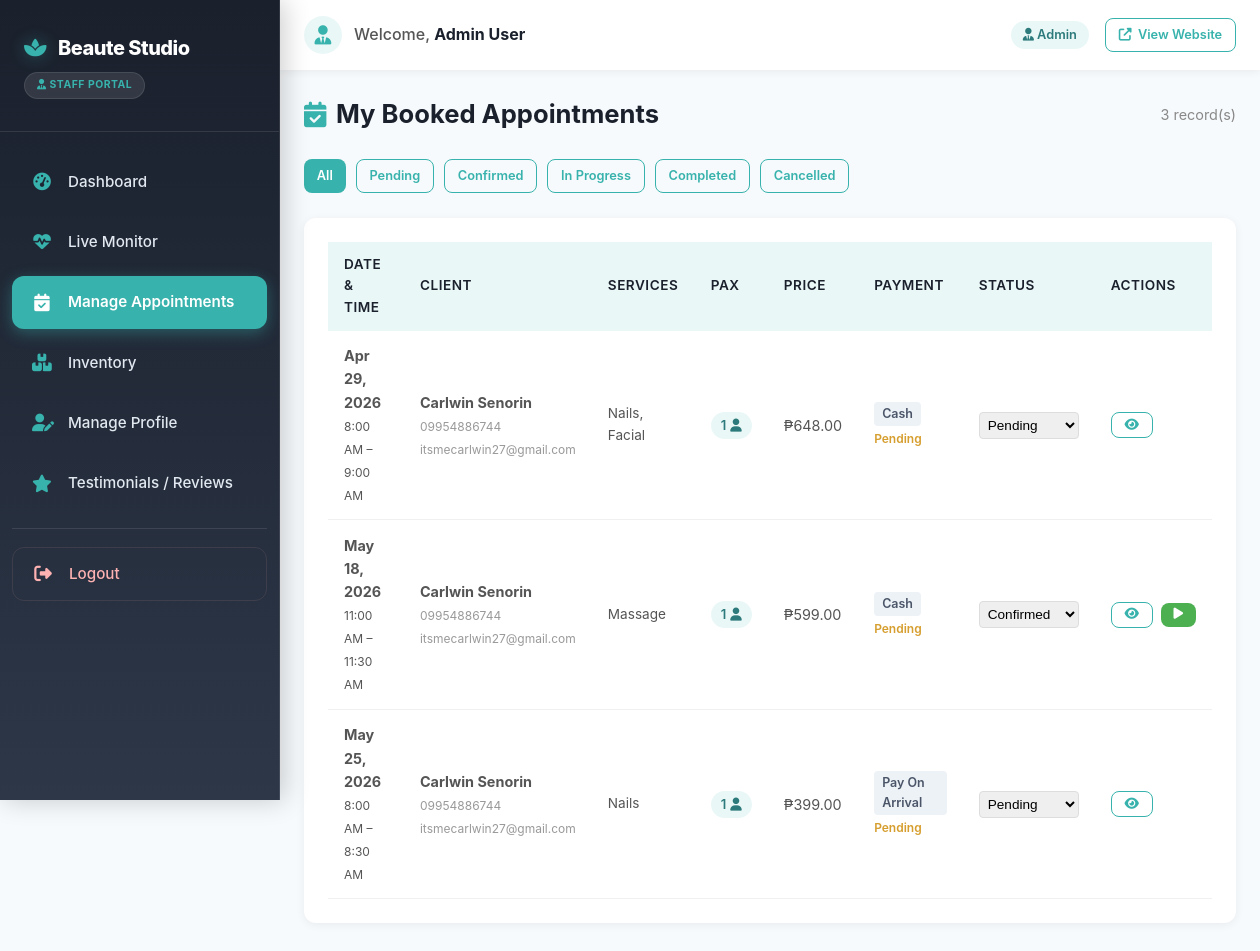
Page /staff/appointments.php (signed in) on the committed database.
### tables this page shows
CREATE TABLE `appointments` (
  `id` int(11) NOT NULL,
  `user_id` int(11) NOT NULL,
  `staff_id` int(11) DEFAULT NULL,
  `appointment_date` date NOT NULL,
  `appointment_time` time NOT NULL,
  `checked_in_at` timestamp NULL DEFAULT NULL,
  `end_time` time NOT NULL,
  `services` longtext NOT NULL COMMENT 'Array of service IDs' CHECK (json_valid(`services`)),
  `pax` int(11) DEFAULT 1,
  `client_details` longtext DEFAULT NULL CHECK (json_valid(`client_details`)),
  `total_price` decimal(10,2) NOT NULL,
  `discount_applied` decimal(10,2) DEFAULT 0.00,
  `final_price` decimal(10,2) NOT NULL,
  `status` enum('pending','reserved','confirmed','completed','cancelled','no_show') DEFAULT 'pending',
  `payment_status` enum('pending','paid','refunded') DEFAULT 'pending',
  `payment_method` varchar(50) DEFAULT 'pay_on_arrival',
  `notes` text DEFAULT NULL,
  `reminder_sent` tinyint(1) DEFAULT 0,
  `created_at` timestamp NOT NULL DEFAULT current_timestamp(),
  `updated_at` timestamp NOT NULL DEFAULT current_timestamp() ON UPDATE current_timestamp(),
  `follow_up_sent` tinyint(1) DEFAULT 0,
  `deleted_at` timestamp NULL DEFAULT NULL,
  `deleted_by` int(11) DEFAULT NULL,
  `deletion_reason` text DEFAULT NULL
);

CREATE TABLE `users` (
  `id` int(11) NOT NULL,
  `first_name` varchar(100) NOT NULL,
  `last_name` varchar(100) NOT NULL,
  `email` varchar(255) NOT NULL,
  `phone` varchar(20) NOT NULL,
  `password` varchar(255) NOT NULL,
  `role` enum('client','admin','staff') DEFAULT 'client',
  `status` enum('active','inactive') DEFAULT 'active',
  `reset_token` varchar(255) DEFAULT NULL,
  `reset_expires` datetime DEFAULT NULL,
  `created_at` timestamp NOT NULL DEFAULT current_timestamp(),
  `updated_at` timestamp NOT NULL DEFAULT current_timestamp() ON UPDATE current_timestamp(),
  `last_login` timestamp NULL DEFAULT NULL,
  `last_ip` varchar(45) DEFAULT NULL,
  `profile_picture` varchar(500) DEFAULT NULL,
  `tier` enum('standard','premium','vip') DEFAULT 'standard'
);

### config/functions.php (called while the page is built, shortened)
<?php
function formatPrice($price) {
    return '₱' . number_format($price, 2);
}
function formatDate($date) {
    return date('M d, Y', strtotime($date));
}
function formatTime($time) {
    return date('g:i A', strtotime($time));
}

### staff/appointments.php (the view, shortened to what this page needs)
<?php
require_once '../config/functions.php';
$conn = getDBConnection();
$filter = $_GET['filter'] ?? 'all';
$sql = "
    SELECT a.*, u.first_name, u.last_name, u.email, u.phone,
           sf.first_name as staff_first, sf.last_name as staff_last
    FROM appointments a
    JOIN users u ON a.user_id = u.id
    LEFT JOIN staff st ON a.staff_id = st.id
    LEFT JOIN users sf ON st.user_id = sf.id
    WHERE 1=1
";
$params = [];
$sql .= " ORDER BY a.appointment_date ASC, a.appointment_time ASC";
$stmt = $conn->prepare($sql);
$stmt->execute($params);
$appointments = $stmt->fetchAll();
?>
<?php include '../includes/staff-header.php'; ?>
<div class="staff-page-header">
    <h1><i class="fas fa-calendar-check"></i> My Booked Appointments</h1>
    <span style="color:#888; font-size:0.9rem;"><?php echo count($appointments); ?> record(s)</span>
</div>
<div class="filter-tabs" style="display:flex; gap:10px; margin-bottom:20px; overflow-x:auto; padding-bottom:5px;">
    <?php
    $tabs = ['all' => 'All', 'pending' => 'Pending', 'confirmed' => 'Confirmed', 'in_progress' => 'In Progress', 'completed' => 'Completed', 'cancelled' => 'Cancelled'];
    foreach ($tabs as $key => $label):
    ?>
        <a href="appointments.php?filter=<?php echo $key; ?>"
           class="btn <?php echo $filter === $key ? 'btn-primary' : 'btn-outline'; ?> btn-sm" style="white-space:nowrap;">
            <?php echo $label; ?>
        </a>
    <?php endforeach; ?>
</div>
<div class="staff-card">
    <?php if (empty($appointments)): ?>
        <div class="empty-state">
            <i class="fas fa-calendar-times"></i>
            No appointments found<?php echo $filter !== 'all' ? " with status <strong>{$filter}</strong>" : ''; ?>.
        </div>
    <?php else: ?>
        <div class="table-responsive">
            <table class="staff-table">
                <thead>
                    <tr>
                        <th>Date & Time</th>
                        <th>Client</th>
                        <th>Services</th>
                        <th>Pax</th>
                        <th>Price</th>
                        <th>Payment</th>
                        <th>Status</th>
                        <th>Actions</th>
                    </tr>
                </thead>
                <tbody>
                    <?php foreach ($appointments as $idx => $apt): ?>
                        <?php
                        $serviceIds = json_decode($apt['services'], true);
                        $serviceNames = 'N/A';
                        if (!empty($serviceIds)) {
                            $ph = implode(',', array_fill(0, count($serviceIds), '?'));
                            $st = $conn->prepare("SELECT name FROM services WHERE id IN ($ph)");
                            $st->execute($serviceIds);
                            $serviceNames = implode(', ', $st->fetchAll(PDO::FETCH_COLUMN));
                        }
                        $pax = $apt['pax'] ?? 1;
                        $paymentMethod = $apt['payment_method'] ?? 'N/A';
                        $paymentStatus = $apt['payment_status'] ?? 'N/A';
                        $paymentMethodDisplay = ucwords(str_replace('_', ' ', $paymentMethod));
                        $paymentStatusDisplay = ucfirst($paymentStatus);
                        ?>
                        <tr class="appointment-row" data-target="detail-<?php echo $apt['id']; ?>">
                            <td>
                                <strong><?php echo formatDate($apt['appointment_date']); ?></strong><br>
                                <small><?php echo formatTime($apt['appointment_time']); ?>
                                <?php if (!empty($apt['end_time'])): ?>
                                    – <?php echo formatTime($apt['end_time']); ?>
                                <?php endif; ?>
                                </small>
                            </td>
                            <td>
                                <strong><?php echo htmlspecialchars($apt['first_name'] . ' ' . $apt['last_name']); ?></strong><br>
                                <small style="color:#999;"><?php echo htmlspecialchars($apt['phone']); ?></small><br>
                                <small style="color:#999;"><?php echo htmlspecialchars($apt['email']); ?></small>
                            </td>
                            <td style="max-width:200px; white-space:normal; font-size:0.85rem;"><?php echo htmlspecialchars($serviceNames); ?></td>
                            <td>
                                <span class="pax-badge"><?php echo (int)$pax; ?> <i class="fas fa-user<?php echo $pax > 1 ? 's' : ''; ?>"></i></span>
                            </td>
                            <td><?php echo formatPrice($apt['final_price']); ?></td>
                            <td>
                                <span class="payment-method-badge"><?php echo htmlspecialchars($paymentMethodDisplay); ?></span><br>
                                <small class="payment-status-<?php echo strtolower($paymentStatus); ?>"><?php echo htmlspecialchars($paymentStatusDisplay); ?></small>
                            </td>
                            <td>
                                <form method="POST" style="display: inline;">
                                    <select name="status" onchange="this.form.submit()" style="padding:4px; border-radius:4px; border:1px solid #ddd; font-size:0.85rem;">
                                        <option value="pending" <?php echo $apt['status'] === 'pending' ? 'selected' : ''; ?>>Pending</option>
                                        <option value="confirmed" <?php echo $apt['status'] === 'confirmed' ? 'selected' : ''; ?>>Confirmed</option>
                                    </select>
                                </form>
                            </td>
                            <td style="white-space:nowrap;">
                                <button type="button" class="btn btn-sm btn-outline toggle-details-btn" onclick="toggleDetails(<?php echo $apt['id']; ?>)" title="View Details">
                                    <i class="fas fa-eye"></i>
                                </button>
                                <?php if ($apt['status'] === 'confirmed'): ?>
                                    <form method="POST" style="display:inline;">
                                        <button type="submit" class="btn btn-sm" style="background:#4caf50; color:#fff;" title="Start Treatment">
                                            <i class="fas fa-play"></i>
                                        </button>
                                    </form>
                                <?php elseif ($apt['status'] === 'in_progress'): ?>
                                    <a href="live-monitor.php" class="btn btn-sm" style="background:#2196f3; color:#fff;" title="Monitor">
                                        <i class="fas fa-heartbeat"></i>
                                    </a>
                                <?php endif; ?>
                            </td>
                        </tr>
                    <?php endforeach; ?>
                </tbody>
            </table>
        </div>
    <?php endif; ?>
</div>
<?php include '../includes/staff-footer.php'; ?>

### assets/css/style.css (style rules this page uses)
* { margin: 0; padding: 0; box-sizing: border-box; }
:root { --primary-color: #d4a574; --secondary-color: #8b6f47; --accent-color: #f5e6d3; --dark-color: #2c2c2c; --light-color: #f8f8f8; --text-color: #333; --success-color: #28a745; --danger-color: #dc3545; --warning-color: #ffc107; --info-color: #17a2b8; --white: #ffffff; --shadow: 0 2px 10px rgba(0, 0, 0, 0.1); --shadow-lg: 0 5px 20px rgba(0, 0, 0, 0.15); }
body { font-family: 'Segoe UI', Tahoma, Geneva, Verdana, sans-serif; line-height: 1.6; color: var(--text-color); background-color: var(--white); }
.btn { display: inline-block; padding: 12px 30px; border-radius: 50px; text-decoration: none; font-weight: 600; transition: all 0.3s; border: 2px solid transparent; cursor: pointer; font-size: 1rem; }
.btn-primary { background: var(--white); color: var(--primary-color); }
.btn-outline { background: transparent; color: var(--primary-color); border-color: var(--primary-color); }
.btn-sm { padding: 8px 20px; font-size: 0.9rem; }

### assets/css/staff.css (style rules this page uses)
:root { --staff-primary: #38b2ac; --staff-primary-dark: #2c7a7b; --staff-primary-light: rgba(56, 178, 172, 0.1); --staff-accent: #1a202c; --staff-gold: #f6ad55; --staff-sidebar-bg: linear-gradient(180deg, #1a202c 0%, #2d3748 100%); --staff-sidebar-text: #e2e8f0; --staff-sidebar-hover: rgba(255, 255, 255, 0.08); --staff-sidebar-active: #38b2ac; --staff-sidebar-width: 280px; --staff-topbar-height: 70px; --glass-bg: rgba(26, 32, 44, 0.8); --glass-border: rgba(255, 255, 255, 0.1); }
.staff-body { font-family: 'Inter', -apple-system, BlinkMacSystemFont, 'Segoe UI', Roboto, sans-serif; background: #f7fafc; margin: 0; padding: 0; }
.staff-page-header { display: flex; align-items: center; justify-content: space-between; margin-bottom: 1.5rem; flex-wrap: wrap; gap: 1rem; }
.staff-page-header h1 { margin: 0; font-size: 1.6rem; color: var(--staff-accent); display: flex; align-items: center; gap: 0.6rem; }
.staff-page-header h1 i { color: var(--staff-primary); }
.staff-card { background: #fff; border-radius: 12px; padding: 1.5rem; box-shadow: 0 2px 10px rgba(0, 0, 0, 0.06); margin-bottom: 1.5rem; }
.staff-table { width: 100%; border-collapse: collapse; font-size: 0.9rem; }
.staff-table th { background: var(--staff-primary-light); color: var(--staff-accent); padding: 0.75rem 1rem; text-align: left; font-weight: 600; font-size: 0.85rem; text-transform: uppercase; letter-spacing: 0.5px; }
.staff-table td { padding: 0.85rem 1rem; border-bottom: 1px solid #f0f0f0; color: #555; vertical-align: middle; }
.table-responsive { overflow-x: auto; }
.btn { display: inline-flex; align-items: center; gap: 0.4rem; padding: 0.55rem 1.2rem; border-radius: 8px; font-size: 0.9rem; font-weight: 600; cursor: pointer; border: none; text-decoration: none; transition: all 0.2s ease; }
.btn-primary { background: var(--staff-primary); color: #fff; }
.btn-outline { background: transparent; color: var(--staff-primary); border: 1.5px solid var(--staff-primary); }
.btn-sm { padding: 0.35rem 0.8rem; font-size: 0.8rem; }
.filter-tabs { display: flex; gap: 0.5rem; margin-bottom: 1.25rem; flex-wrap: wrap; }

### staff/appointments.php (style rules this page uses)
.pax-badge { display: inline-flex; align-items: center; gap: 4px; background: rgba(56, 178, 172, 0.1); color: #2c7a7b; padding: 3px 10px; border-radius: 20px; font-size: 0.82rem; font-weight: 600; }
.payment-method-badge { display: inline-block; background: #edf2f7; color: #4a5568; padding: 2px 8px; border-radius: 4px; font-size: 0.78rem; font-weight: 600; }
.payment-status-pending { color: #d69e2e; font-weight: 600; }
.toggle-details-btn { margin-right: 4px; }

### rows in the picture
appointments: appointment_date "Apr 29, 2026", appointment_time "8:00 AM", end_time "9:00 AM", user.last_name "Carlwin Senorin", user.phone "09954886744", user.email "itsmecarlwin27@gmail.com", serviceNames "Nails, Facial", pax "1", final_price "₱648.00", payment_method "Cash", payment_status "Pending"
appointments: appointment_date "May 18, 2026", appointment_time "11:00 AM", end_time "11:30 AM", user.last_name "Carlwin Senorin", user.phone "09954886744", user.email "itsmecarlwin27@gmail.com", serviceNames "Massage", pax "1", final_price "₱599.00", payment_method "Cash", payment_status "Pending", status "Confirmed"
appointments: appointment_date "May 25, 2026", appointment_time "8:00 AM", end_time "8:30 AM", user.last_name "Carlwin Senorin", user.phone "09954886744", user.email "itsmecarlwin27@gmail.com", serviceNames "Nails", pax "1", final_price "₱399.00", payment_method "Pay On Arrival", payment_status "Pending"

### other values in the picture
$staff_name "Admin User"
$staff_role "Admin"
count($appointments) "3"
$label "All"
$label "Pending"
$label "Confirmed"
$label "In Progress"
$label "Completed"
$label "Cancelled"
